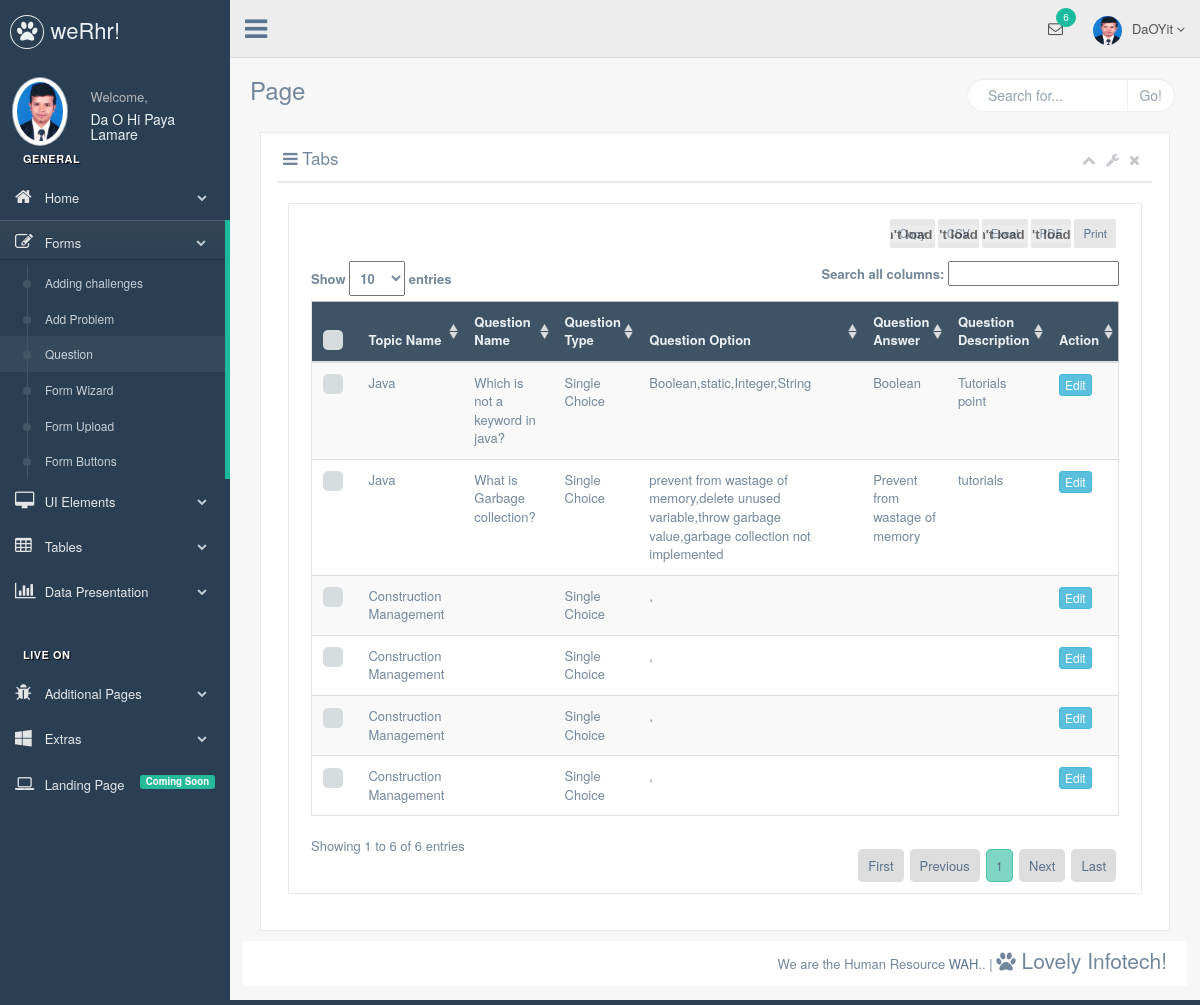
Page /setQuestion.php on the committed database.
### tables this page shows
CREATE TABLE IF NOT EXISTS `question` (
  `Question_Id` int(11) NOT NULL AUTO_INCREMENT,
  `Question_Name` varchar(500) NOT NULL,
  `Question_Type` varchar(30) NOT NULL,
  `Answer_Option` varchar(200) NOT NULL,
  `Answer` varchar(100) NOT NULL,
  `Question_Desc` varchar(500) NOT NULL,
  `Topic_Id` int(11) NOT NULL,
  `Topic_Name` varchar(30) NOT NULL,
  PRIMARY KEY (`Question_Id`),
  KEY `Topic_Id` (`Topic_Id`)
);

### includes/all_functions.php (called while the page is built, shortened)
<?php
function selectQuestion()
{
	global $connection;
	$stmt = $connection->prepare("call selectQuestion()");
	$stmt->execute();
	$result = $stmt->get_result();
	return $result;
}
?>

### public/setQuestion.php (the view, shortened to what this page needs)
<?php require_once("../includes/dbconnection.php");?>
<?php require_once("../includes/all_functions.php");?>
<?php include("../includes/layouts/header.php");?>
<form class="form-horizontal form-label-left" action="<?php $_SERVER['PHP_SELF']?>" method="POST" novalidate>
<div class="row">
    <div class="col-md-12 col-sm-12 col-xs-12">
        <div class="x_panel">
            <div class="x_content">
                <table id="example" class="table table-striped responsive-utilities jambo_table">
                    <thead>
                        <tr class="headings">
                             <th>
                             </th>
                             <th>Topic Name</th>
                             <th>Question Name</th>
                             <th>Question Type</th>
                             <th>Question Option</th>
                             <th>Question Answer</th>
                             <th>Question Description</th>
                             <th class=" no-link last"><span class="nobr">Action</span>
                             </th>
                        </tr>
                    </thead>
                    <tbody>
                    <?php
                    	$result= selectQuestion();
                    	while($row=$result->fetch_assoc())
						{
                            echo "<tr class=\"even pointer\">";
                            echo "<td class=\"a-center \">";
                            echo "</td>";
                            echo "<td class=\" \">".$row["Topic_Name"]."</td>";
                            echo "<td class=\" \">".$row["Question_Name"]."</td>";
                            echo "<td class=\" \">".$row["Question_Type"]."</td>";
                            echo "<td class=\" \">".$row["Answer_Option"]."</td>";
                            echo "<td class=\" \">".$row["Answer"]."</td>";
                            echo "<td class=\" \">".$row["Question_Desc"]."</td>";
                            $id=$row["Question_Id"];
                            echo "<td class=\" last\"><div class=\"buttons\"><a href=\"editOption.php?id=$id\"><button type=\"button\" name=\"editquestion\" id=\"editquestion\" class=\"btn btn-info btn-xs\">Edit</button></a>
                                <input type=\"hidden\" name=\"QuestionId\" id=\"QuestionId\" class=\"tableflat\" value=".$row["Question_Id"]."></div>";
                            echo "</td>";
                            echo "</tr>";
                    	}
                    ?>
                    </tbody>
                 </table>
            </div>
        </div>
    </div>
    <br />
    <br />
    <br />
</div>
</form>
<?php include("../includes/layouts/footer.php");?>

### includes/layouts/header.php (shortened to what this page needs)
<!DOCTYPE html>
<html lang="en">
<head>
    <link href="css/bootstrap.min.css" rel="stylesheet">
    <link href="fonts/css/font-awesome.min.css" rel="stylesheet">
    <link href="css/animate.min.css" rel="stylesheet">
    <link rel="stylesheet" type="text/css" href="css/dist/bootstrap-clockpicker.min.css">
    <link rel="stylesheet" type="text/css" href="css/github.min.css">
    <link href="css/custom.css" rel="stylesheet">
    <link href="css/icheck/flat/green.css" rel="stylesheet">
     <link href="css/datatables/tools/css/dataTables.tableTools.css" rel="stylesheet">
     <link href="css/custom/formValidation.min.css" rel="stylesheet">
</head>
<body class="nav-md">
    <div class="container body">
        <div class="main_container">
            <div class="col-md-3 left_col">
                <div class="left_col scroll-view">
                    <div class="navbar nav_title" style="border: 0;">
                        <a href="#" class="site_title"><i class="fa fa-paw"></i> <span>weRhr!</span></a>
                    </div>
                    <div class="profile">
                        <div class="profile_pic">
                            <img src="images/me.jpg" alt="..." class="img-circle profile_img">
                        </div>
                        <div class="profile_info">
                            <span>Welcome,</span>
                            <h2>Da O Hi Paya Lamare</h2>
                        </div>
                    </div>
                    <br />
                    <div id="sidebar-menu" class="main_menu_side hidden-print main_menu">
                        <div class="menu_section">
                            <h3>General</h3>
                            <ul class="nav side-menu">
                                <li><a><i class="fa fa-home"></i> Home <span class="fa fa-chevron-down"></span></a>
                                </li>
                                <li><a><i class="fa fa-edit"></i> Forms <span class="fa fa-chevron-down"></span></a>
                                    <ul class="nav child_menu" style="display: none">
                                        <li><a href="addChallenge.php">Adding challenges</a>
                                        </li>
                                        <li><a href="addProblem.php">Add Problem</a>
                                        </li>
                                        <li><a href="setQuestion.php">Question</a>
                                        </li>
                                        <li><a href="#">Form Wizard</a>
                                        </li>
                                        <li><a href="#">Form Upload</a>
                                        </li>
                                        <li><a href="#">Form Buttons</a>
                                        </li>
                                    </ul>
                                </li>
                                <li><a><i class="fa fa-desktop"></i> UI Elements <span class="fa fa-chevron-down"></span></a>
                                </li>
                                <li><a><i class="fa fa-table"></i> Tables <span class="fa fa-chevron-down"></span></a>
                                </li>
                                <li><a><i class="fa fa-bar-chart-o"></i> Data Presentation <span class="fa fa-chevron-down"></span></a>
                                </li>
                            </ul>
                        </div>
                        <div class="menu_section">
                            <h3>Live On</h3>
                            <ul class="nav side-menu">
                                <li><a><i class="fa fa-bug"></i> Additional Pages <span class="fa fa-chevron-down"></span></a>
                                </li>
                                <li><a><i class="fa fa-windows"></i> Extras <span class="fa fa-chevron-down"></span></a>
                                </li>
                                <li><a><i class="fa fa-laptop"></i> Landing Page <span class="label label-success pull-right">Coming Soon</span></a>
                                </li>
                            </ul>
                        </div>
                    </div>
                </div>
            </div>
            <div class="top_nav">
                <div class="nav_menu">
                    <nav class="" role="navigation">
                        <div class="nav toggle">
                            <a id="menu_toggle"><i class="fa fa-bars"></i></a>
                        </div>
                        <ul class="nav navbar-nav navbar-right">
                            <li class="">
                                <a href="javascript:;" class="user-profile dropdown-toggle" data-toggle="dropdown" aria-expanded="false">
                                    <img src="images/me.jpg" alt="">DaOYit
                                    <span class=" fa fa-angle-down"></span>
                                </a>
                            </li>
                            <li role="presentation" class="dropdown">
                                <a href="javascript:;" class="dropdown-toggle info-number" data-toggle="dropdown" aria-expanded="false">
                                    <i class="fa fa-envelope-o"></i>
                                    <span class="badge bg-green">6</span>
                                </a>
                            </li>
                        </ul>
                    </nav>
                </div>
            </div>
            <div class="right_col" role="main">
                <div class="">
                    <div class="page-title">
                        <div class="title_left">
                            <h3>Page</h3>
                        </div>
                        <div class="title_right">
                            <div class="col-md-5 col-sm-5 col-xs-12 form-group pull-right top_search">
                                <div class="input-group">
                                    <input type="text" class="form-control" placeholder="Search for...">
                                    <span class="input-group-btn">
                            <button class="btn btn-default" type="button">Go!</button>
                        </span>
                                </div>
                            </div>
                        </div>
                    </div>
                    <div class="clearfix"></div>
    <div class="">
        <div class="col-md-12 col-sm-12 col-xs-12">
            <div class="x_panel">
                <div class="x_title">
                    <h2><i class="fa fa-bars"></i> Tabs <small>Float left</small></h2>
                        <ul class="nav navbar-right panel_toolbox">
                            <li><a class="collapse-link"><i class="fa fa-chevron-up"></i></a>
                             </li>
                             <li class="dropdown">
                                <a href="#" class="dropdown-toggle" data-toggle="dropdown" role="button" aria-expanded="false"><i class="fa fa-wrench"></i></a>
                                 </li>
                                <li><a class="close-link"><i class="fa fa-close"></i></a>
                                </li>
                                </ul>
                                <div class="clearfix"></div>
                                </div>
                                <div class="x_content">
                                    <div class="x_content">

### includes/layouts/footer.php (shortened to what this page needs)
         </div>
    </div>
</div>
                <footer>
                    <div class="">
                        <p class="pull-right">We are the Human Resource <a>WAH</a>.. |
                            <span class="lead"> <i class="fa fa-paw"></i> Lovely Infotech!</span>
                        </p>
                    </div>
                    <div class="clearfix"></div>
                </footer>
            </div>
        </div>
    </div>
    </div>
    <div id="custom_notifications" class="custom-notifications dsp_none">
        <div class="clearfix"></div>
    </div>
</body>
</html>

### rows in the picture
question: Topic_Name "Java", Question_Name "Which is not a keyword in java?", Question_Type "Single Choice", Answer_Option "Boolean,static,Integer,String", Answer "Boolean", Question_Desc "Tutorials point"
question: Topic_Name "Java", Question_Name "What is Garbage collection?", Question_Type "Single Choice", Answer_Option "prevent from wastage of memory,delete unused variable,throw garbage value,garbage collection not implemented", Answer "Prevent from wastage of memory", Question_Desc "tutorials"
question: Topic_Name "Construction Management", Question_Type "Single Choice", Answer_Option ","
question: Topic_Name "Construction Management", Question_Type "Single Choice", Answer_Option ","
question: Topic_Name "Construction Management", Question_Type "Single Choice", Answer_Option ","
question: Topic_Name "Construction Management", Question_Type "Single Choice", Answer_Option ","
